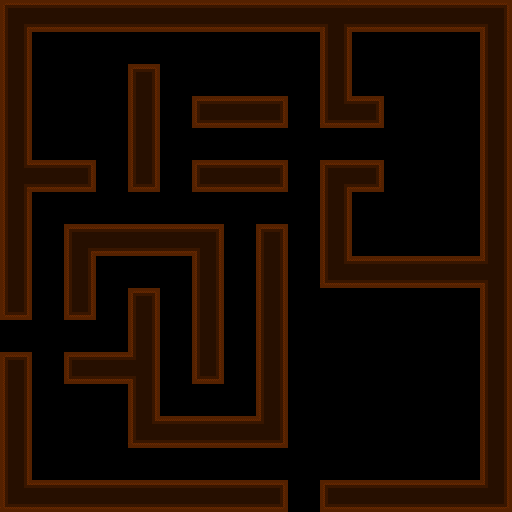

Tiled map render using the project's own tile images. Description and the map definition, with tile-layer contents summarised, below:
An orthogonal 16x16 tile map with 32x32 px tiles, 1 tile layer (Calque de Tile 1), 1 hidden layer not drawn, 2 tilesets.

<map version="1.0" orientation="orthogonal" width="16" height="16" tilewidth="32" tileheight="32">
 <tileset firstgid="1" name="min" tilewidth="32" tileheight="32">
  <image source="../tilesets/walls.png" width="256" height="192" />
 </tileset>
 <tileset firstgid="49" name="meta" tilewidth="32" tileheight="32">
  <image source="../tilesets/metaset2.png" width="64" height="64" />
 </tileset>
 <layer name="Calque de Tile 1" width="16" height="16">
  <data>[256 cells, 256 non-empty, 14 distinct tile ids]</data>
 </layer>
 <layer name="meta" width="16" height="16" visible="0">
  <data>[256 cells, 114 non-empty, 2 distinct tile ids]</data>
 </layer>
</map>
